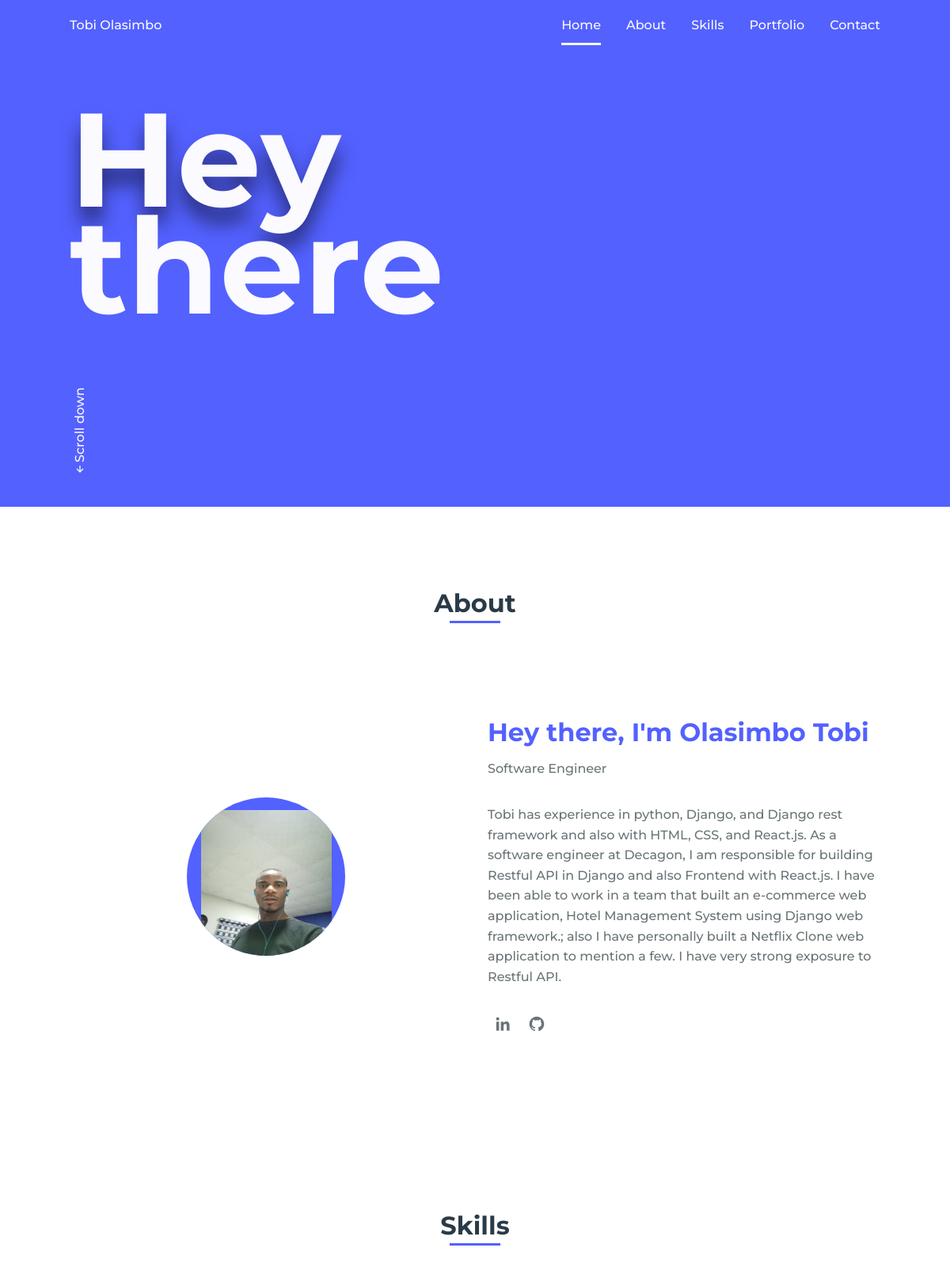
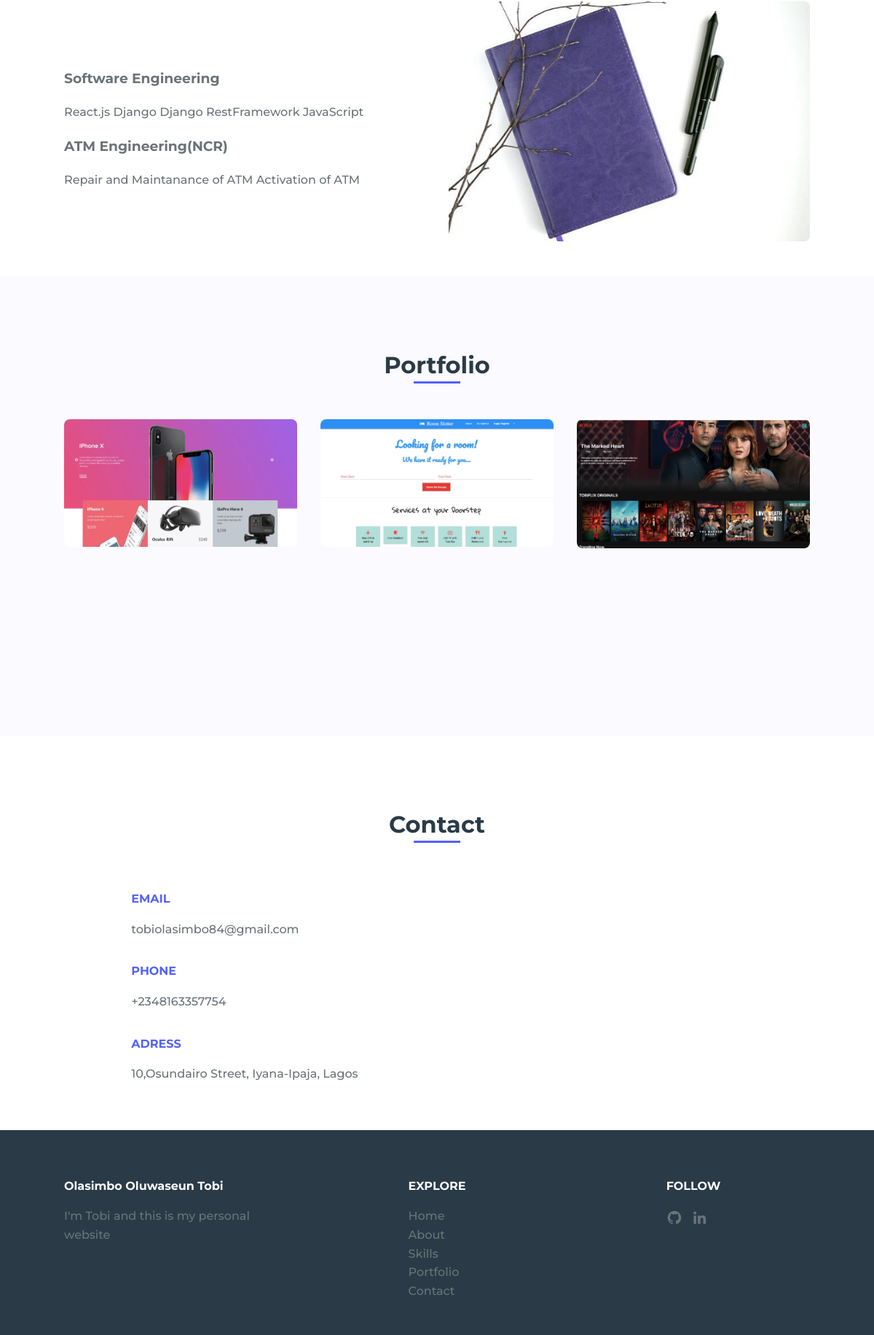
The page / on the database its author committed (2 pictures, top to bottom).
### workapps/models.py (models this page shows, shortened)
class Home(models.Model):
    name = models.CharField(max_length=20)
    greeting_1 = models.CharField(max_length=5)
    greeting_2 = models.CharField(max_length=5)
    picture = models.ImageField(upload_to='picture/')
    updated = models.DateTimeField(auto_now=True)

class About(models.Model):
    heading = models.CharField(max_length=50)
    career = models.CharField(max_length=20)
    description = models.TextField(blank=False)
    profile_img = models.ImageField(upload_to='profile/')
    updated = models.DateTimeField(auto_now=True)

class Category(models.Model):
    name = models.CharField(max_length=20)
    updated = models.DateTimeField(auto_now=True)
    class Meta:
        verbose_name = 'skill'
        verbose_name_plural = 'skills'

class Skills(models.Model):
    Category = models.ForeignKey(Category,
                                    on_delete=models.CASCADE)
    skill_name = models.CharField(max_length=200)

class Portfolio(models.Model):
    image = models.ImageField(upload_to='portfolio/')
    link = models.URLField(max_length=200)

### workapps/views.py (the view)
# urls.py: path('', views.index, name='index')
def index(request):
    home = Home.objects.latest('updated')
    about = About.objects.latest('updated')
    profiles = Profile.objects.filter(about=about)
    categories = Category.objects.all()
    portfolios = Portfolio.objects.all()
    context = {
        'home': home,
        'about': about,
        'profiles': profiles,
        'categories': categories,
        'portfolios': portfolios,
    }
    return render(request, 'index.html', context)

### workapps/templates/index.html (shortened to what this page needs)
{% load static %}
<!DOCTYPE html>
    <html lang="en">
    <head>
        <link rel="stylesheet" href="{% static 'assets/css/styles.css' %}">
        <link href='https://cdn.jsdelivr.net/npm/boxicons@2.0.5/css/boxicons.min.css' rel='stylesheet'>
    </head>
    <body>
        <header class="l-header">
            <nav class="nav bd-grid">
                <div>
                    <a href="#" class="nav__logo">{{ home.name }}</a>
                </div>
                <div class="nav__menu" id="nav-menu">
                    <ul class="nav__list">
                        <li class="nav__item"><a href="#home" class="nav__link active">Home</a></li>
                        <li class="nav__item"><a href="#about" class="nav__link">About</a></li>
                        <li class="nav__item"><a href="#skills" class="nav__link">Skills</a></li>
                        <li class="nav__item"><a href="#portfolio" class="nav__link">Portfolio</a></li>
                        <li class="nav__item"><a href="#contact" class="nav__link">Contact</a></li>
                    </ul>
                </div>
            </nav>
        </header>
        <main class="l-main">
            <section class="home" id="home">
                <div class="home__container bd-grid">
                    <h1 class="home__title"><span>{{ home.greeting_1 }}</span><br>{{ home.greeting_2 }}</h1>
                    <div class="home__scroll">
                        <a href="#about" class="home__scroll-link"><i class='bx bx-up-arrow-alt' ></i>Scroll down</a>
                    </div>
                </div>
            </section>
            <section class="about section" id="about">
                <h2 class="section-title">About</h2>
                <div class="about__container bd-grid">
                    <div class="about__img">
                        <img src="{{ about.profile_img.url }}" alt="">
                    </div>
                    <div>
                        <h2 class="about__subtitle">{{ about.heading }}</h2>
                        <span class="about__profession">{{ about.career }}</span>
                        <p class="about__text">{{ about.description }}</p>
                        <div class="about__social">
                            <a href="https://www.linkedin.com/in/tobi-olasimbo-141081b7/" class="about__social-icon"><i class='bx bxl-linkedin' ></i></a>
                            <a href="https://github.com/olasimboTobi/" class="about__social-icon"><i class='bx bxl-github' ></i></a>
                        </div>
                    </div>
                </div>
            </section>
            <section class="skills section" id="skills">
                <h2 class="section-title">Skills</h2>
                <div class="skills__container bd-grid">
                    <div class="skills__box">
                    {% for category in categories %}
                    <h3 class="skills_subtitle">{{ category.name}}</h3>
                        {% for skills in category.skills_set.all %}
                            <span class="skills_name">{{skills.skill_name}}</span>
                        {% endfor %}
                    {% endfor %}
                    </div>
                    <div class="skills__img">
                        <img src="{% static 'assets/img/skill.jpg' %}" alt="">
                    </div>
                </div>
            </section>
            <section class="portfolio section" id="portfolio">
                <h2 class="section-title">Portfolio</h2>
                <div class="portfolio__container bd-grid">
                    {% for portfolio in portfolios %}
                    <div class="portfolio__img">
                        <img src="{{portfolio.image.url }}" alt="">
                    </div>
                    {% endfor %}
                </div>
            </section>
            <section class="contact section" id="contact">
                <h2 class="section-title">Contact</h2>
                <div class="contact__container bd-grid">
                    <div class="contact__info">
                        <h3 class="contact__subtitle">EMAIL</h3>
                        <span class="contact__text">tobiolasimbo84@gmail.com</span>
                        <h3 class="contact__subtitle">PHONE</h3>
                        <span class="contact__text">+2348163357754</span>
                        <h3 class="contact__subtitle">ADRESS</h3>
                        <span class="contact__text">10,Osundairo Street, Iyana-Ipaja, Lagos</span>
                    </div>
                    <div action="" class="contact__form">
                    </div>
                </div>
            </section>
        </main>
        <footer class="footer section">
            <div class="footer__container bd-grid">
                <div class="footer__data">
                    <h2 class="footer__title">Olasimbo Oluwaseun Tobi</h2>
                    <p class="footer__text">I'm Tobi and this is my personal website</p>
                </div>
                <div class="footer__data">
                    <h2 class="footer__title">EXPLORE</h2>
                    <ul>
                        <li><a href="#home" class="footer__link">Home</a></li>
                        <li><a href="#about" class="footer__link">About</a></li>
                        <li><a href="#skills" class="footer__link">Skills</a></li>
                        <li><a href="#portfolio" class="footer__link">Portfolio</a></li>
                        <li><a href="#Contact" class="footer__link">Contact</a></li>
                    </ul>
                </div>
                <div class="footer__data">
                    <h2 class="footer__title">FOLLOW</h2>
                    <a href="https://github.com/olasimboTobi/" class="footer__social"><i class='bx bxl-github' ></i></a>
                    <a href="https://www.linkedin.com/in/tobi-olasimbo-141081b7/" class="footer__social"><i class='bx bxl-linkedin' ></i></a>
                </div>
            </div>
        </footer>
    </body>
</html>

### rows shown on the page
Home: name "Tobi Olasimbo", greeting_1 "Hey", greeting_2 "there"
About: profile_img (picture), heading "Hey there, I'm Olasimbo Tobi", career "Software Engineer", description "Tobi has experience in python, Django, and Django rest framework and also with HTML, CSS, and React.js. As a software engineer at Decagon, I am responsible for building Restful API in Django and also Frontend with React.js. I have been able to work in a team that built an e-commerce web application, Hotel Management System using Django web framework.; also I have personally built a Netflix Clone web application to mention a few. I have very strong exposure to Restful API."
Category: name "Software Engineering"
Skills: skill_name "React.js"
Skills: skill_name "Django"
Skills: skill_name "Django RestFramework"
Skills: skill_name "JavaScript"
Category: name "ATM Engineering(NCR)"
Skills: skill_name "Repair and Maintanance of ATM"
Skills: skill_name "Activation of ATM"
Portfolio: image (picture)
Portfolio: image (picture)
Portfolio: image (picture)
